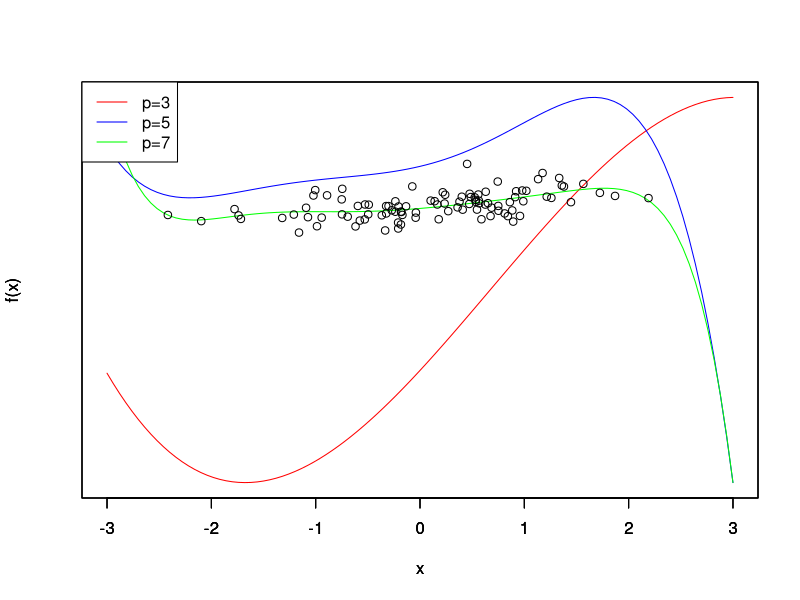
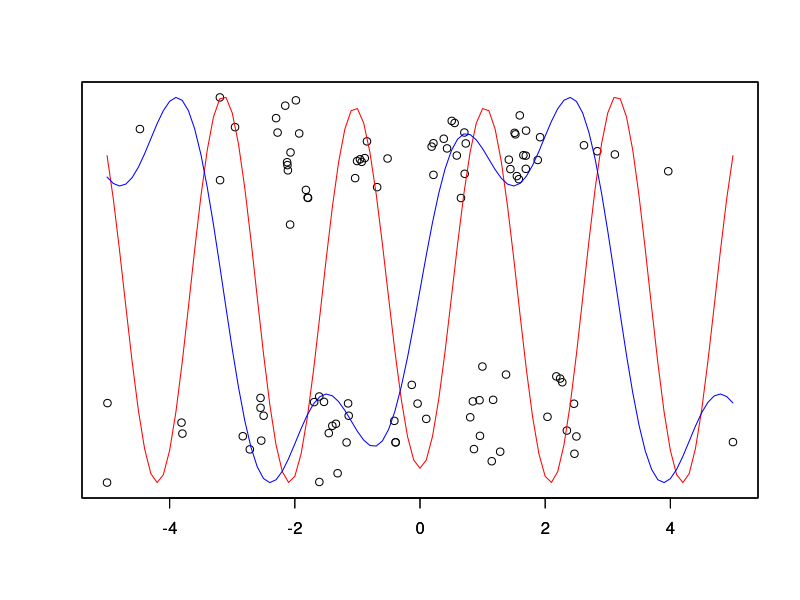
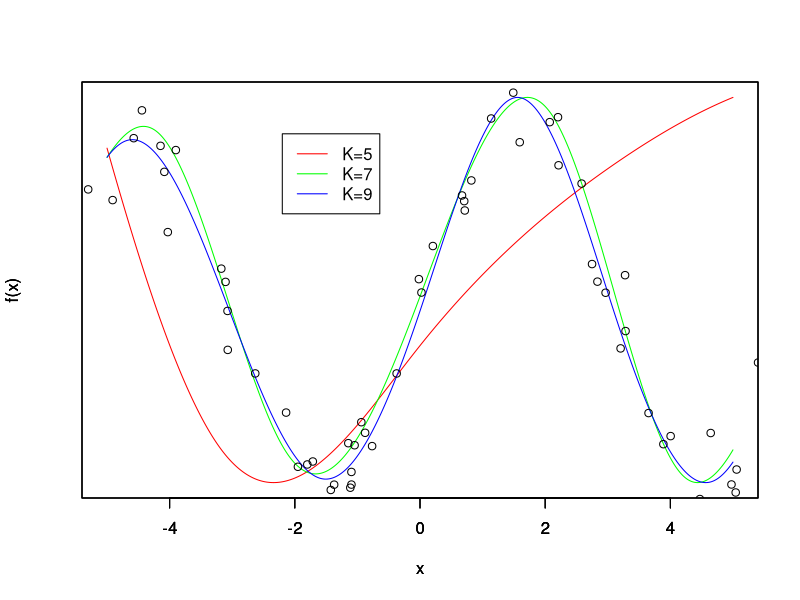
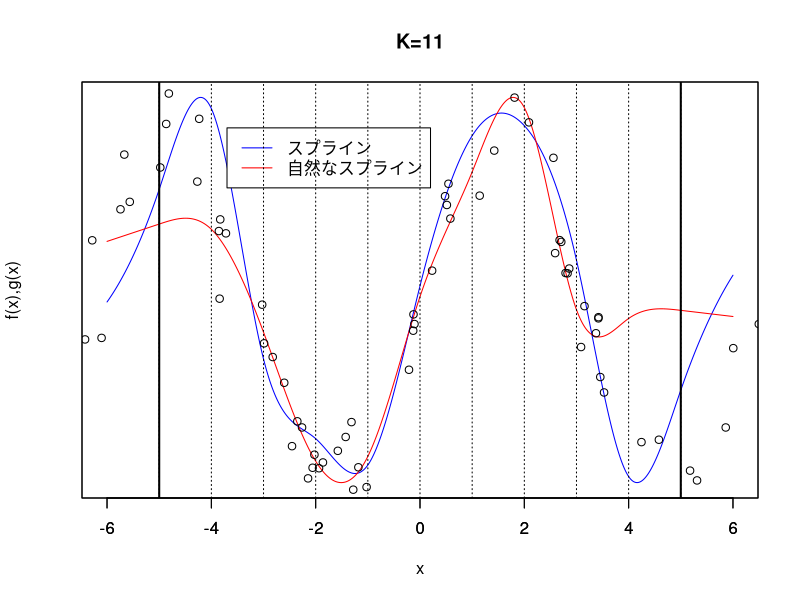
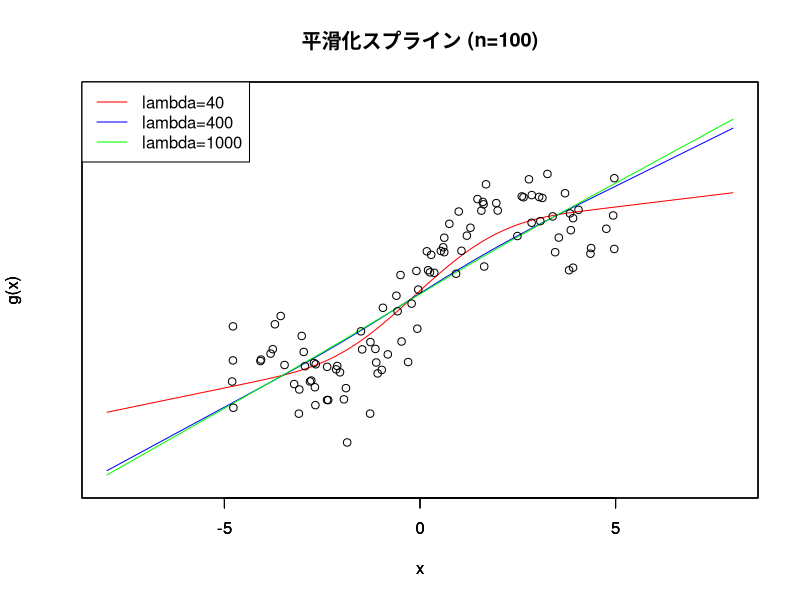
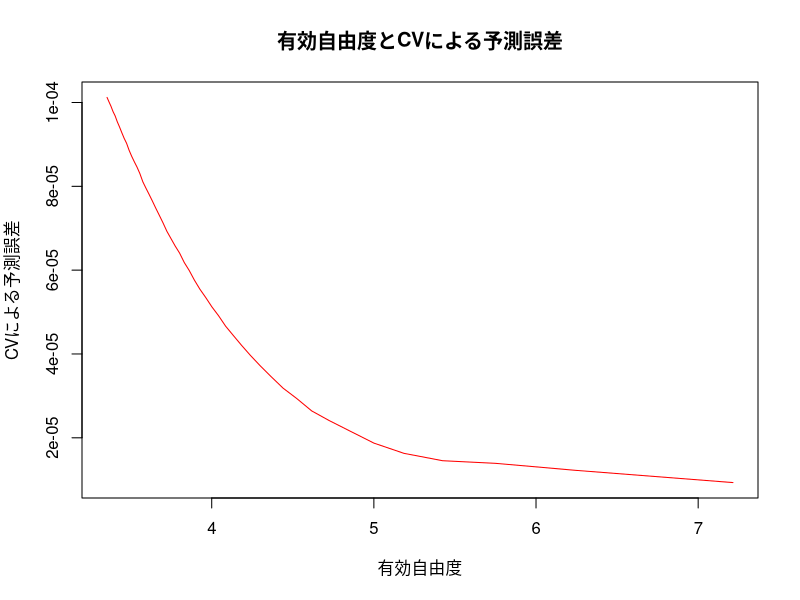
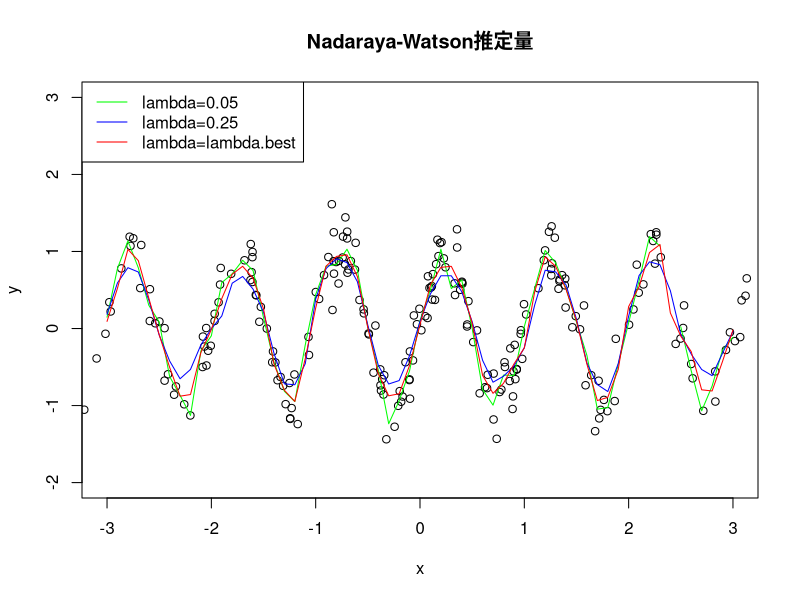
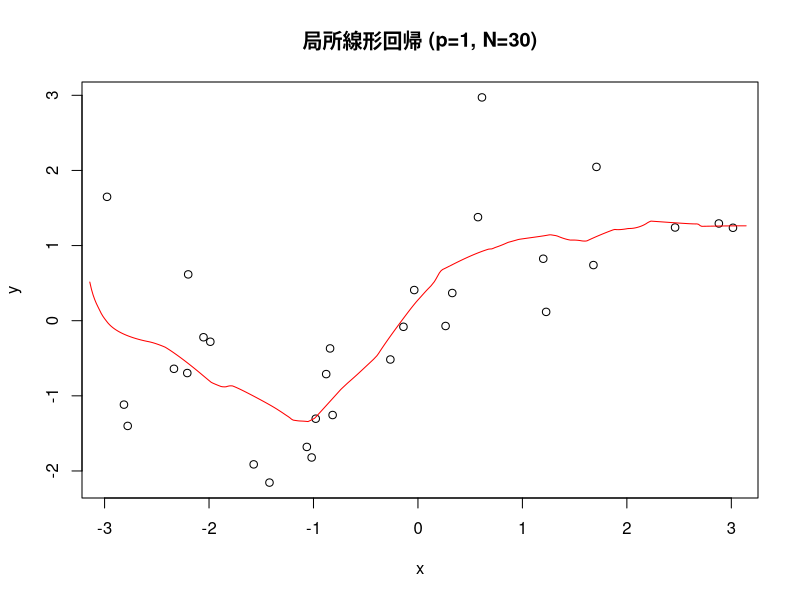

The R script that drew these images, in order:
# 第６章 非線形
## 6.1 多項式回帰¶

n=100; x=rnorm(n); y=sin(x)+rnorm(n)　　　　　　　　　　　## データ生成
m=3;p.set=c(3,5,7); col.set=c("red","blue","green")
g=function(beta,u){S=beta[1]; for(j in 1:p)S=S+beta[j+1]*u^j; return(S)}
for(i in 1:m){
  p=p.set[i]; X=rep(1,n);for(j in 1:p)X=cbind(X,x^j)
  beta=drop(solve(t(X)%*%X)%*%t(X)%*%y); f=function(u)g(beta,u)
  curve(f(x),-3,3, col=col.set[i],yaxt="n"); par(new=TRUE)
}
legend("topleft",lty=1,paste0("p=",p.set),col=col.set); points(x,y)

## 偶関数に近いデータの生成
n=100; x=rnorm(n)*pi; y=round(x)%%2*2-1+rnorm(n)*0.2
plot(x,y,xaxt="n",yaxt="n",ann=FALSE, main="偶関数の乱数をsin, cosで追従")

## 下記の関数fは，1, cos x, cos 2x, cos 3x を基底に選んでいる
X=cbind(1,cos(x),cos(2*x),cos(3*x)); beta=solve(t(X)%*%X)%*%t(X)%*%y
f=function(x)beta[1]+beta[2]*cos(x)+beta[3]*cos(2*x)+beta[4]*cos(3*x)
par(new=TRUE); 
curve(f(x),-5,5, col="red",yaxt="n",ann=FALSE)

## 下記の関数gは，1, sin x, sin 2x, sin 3x を基底に選んでいる
X=cbind(1,sin(x),sin(2*x),sin(3*x)); beta=solve(t(X)%*%X)%*%t(X)%*%y
g=function(x)beta[1]+beta[2]*sin(x)+beta[3]*sin(2*x)+beta[4]*sin(3*x)
par(new=TRUE); 
curve(g(x),-5,5,col="blue",yaxt="n",ann=FALSE)

## 6.2 スプライン回帰

n=100; x=rnorm(n)*2*pi; y=sin(x)+0.2*rnorm(n) ## 乱数によるデータの生成
col.set=c("red","green","blue"); K.set=c(5,7,9) ## 区切り点の属性
for(k in 1:3){
  K=K.set[k]; knots=seq(-2*pi,2*pi,length=K)
  X=matrix(nrow=n,ncol=K+4)
  for(i in 1:n){
    X[i,1]= 1; X[i,2]= x[i]; X[i,3]= x[i]^2; X[i,4]= x[i]^3
    for(j in 1:K)X[i,j+4]=max((x[i]-knots[j])^3,0)
  }
  beta=solve(t(X)%*%X)%*%t(X)%*%y ## betaの推定
  f=function(x){S=beta[1]+beta[2]*x+beta[3]*x^2+beta[4]*x^3;
    for(j in 1:K)S=S+beta[j+4]*max((x-knots[j])^3,0)
    return(S)
  }　　　　　　　　　　　　　　　　　　　　　## 関数fを得る
  u.seq=seq(-5,5,0.02); v.seq=NULL; for(u in u.seq)v.seq=c(v.seq,f(u))
  plot(u.seq,v.seq,type="l",col=col.set[k], yaxt="n", xlab="x", ylab="f(x)")
  par(new=TRUE)
}
legend(-2.2,1,paste0("K=",K.set), lty=1, col=col.set); 
points(x,y)

## 6.3 自然なスプライン関数への回帰

d=function(j,x,knots){
  K=length(knots);
  (max((x-knots[j])^3,0)-max((x-knots[K])^3,0))/(knots[K]-knots[j])
}
h=function(j,x,knots){
  K=length(knots);
  if(j==1) return(1) 
  else if(j==2)return(x) 
  else return(d(j-2,x,knots)-d(K-1,x,knots))
}
n=100; x=rnorm(n)*2*pi; y=sin(x)+0.2*rnorm(n); ## データ生成
K=11; knots=seq(-5,5,length=K); X=matrix(nrow=n,ncol=K+4)
for(i in 1:n){
  X[i,1]= 1; X[i,2]= x[i]; X[i,3]= x[i]^2; X[i,4]= x[i]^3
  for(j in 1:K)X[i,j+4]=max((x[i]-knots[j])^3,0)
}
beta=solve(t(X)%*%X)%*%t(X)%*%y
f=function(x){ ## スプラインの関数
  S=beta[1]+beta[2]*x+beta[3]*x^2+beta[4]*x^3;
  for(j in 1:K)S=S+beta[j+4]*max((x-knots[j])^3,0)
  return(S)
}
X=matrix(nrow=n,ncol=K); X[,1]=1; for(j in 2:K)for(i in 1:n)X[i,j]=h(j,x[i],knots)
gamma=solve(t(X)%*%X)%*%t(X)%*%y
g=function(x){　　　　　　　　　　　　　　　## 自然なスプラインの関数
  S=gamma[1]; for(j in 2:K)S=S+gamma[j]*h(j,x,knots); return(S)
}
u.seq=seq(-6,6,0.02); ## ここから下で関数をグラフとして描画
v.seq=NULL; for(u in u.seq)v.seq=c(v.seq,f(u))
plot(u.seq,v.seq,type="l",col="blue", yaxt="n", xlab="x",ylab="f(x),g(x)"); par(new=TRUE);
w.seq=NULL; for(u in u.seq)w.seq=c(w.seq,g(u))
plot(u.seq,w.seq,type="l",col="red", yaxt="n", xlab="",ylab=""); par(new=TRUE)
legend(-3.7,1.1,c("スプライン","自然なスプライン"), lty=1, col=c("blue","red"))
points(x,y); abline(v=knots,lty=3); abline(v=c(-5,5),lwd=2); title("K=11")

## 6.4 平滑化スプライン

G=function(x){ ## xの各値が昇順になっていることを仮定している
  n=length(x); g=matrix(0, nrow=n,ncol=n)
  for(i in 3:n)for(j in i:n){
    g[i,j]=12*(x[n]-x[n-1])*(x[n-1]-x[j-2])*(x[n-1]-x[i-2])/(x[n]-x[i-2])/(x[n]-x[j-2])+
      (12*x[n-1]+6*x[j-2]-18*x[i-2])*(x[n-1]-x[j-2])^2/(x[n]-x[i-2])/(x[n]-x[j-2])
    g[j,i]=g[i,j]
  }
  return(g)
}
n=100; x=runif(n,-5,5); y=x+sin(x)*2+rnorm(n) ## データ生成
index=order(x); x=x[index];y=y[index]
X=matrix(nrow=n,ncol=n); X[,1]=1
for(j in 2:n)for(i in 1:n)X[i,j]=h(j,x[i],x) ## 行列Xの生成
GG=G(x); ## 行列Gの生成
lambda.set=c(40,400,1000); col.set=c("red","blue","green")
for(i in 1:3){
  lambda=lambda.set[i]
  gamma=solve(t(X)%*%X+lambda*GG)%*%t(X)%*%y
  g=function(u){S=gamma[1]; for(j in 2:n)S=S+gamma[j]*h(j,u,x); return(S)}
  u.seq=seq(-8,8,0.02); v.seq=NULL; for(u in u.seq)v.seq=c(v.seq,g(u))
  plot(u.seq,v.seq,type="l",yaxt="n", xlab="x",ylab="g(x)",ylim=c(-8,8), col=col.set[i])
  par(new=TRUE)
}
points(x,y); legend("topleft", paste0("lambda=",lambda.set), col=col.set, lty=1)
title("平滑化スプライン (n=100)")

cv.ss.fast=function(X,y,lambda, G, k){
  n=length(y); m=n/k;
  H=X%*%solve(t(X)%*%X+lambda*G)%*%t(X); df=sum(diag(H))
  I=diag(rep(1,n)); e=(I-H)%*%y; I=diag(rep(1,m))
  S=0
  for(j in 1:k){
    test=((j-1)*m+1):(j*m);
    S=S+norm(solve(I-H[test,test])%*%e[test],"2")^2
  }
  return(list(score=S/n,df=df))
}
## データの生成
n=100; x=runif(n,-5,5); y=x-0.02*sin(x)-0*1*rnorm(n)
index=order(x); x=x[index];y=y[index]
X=matrix(nrow=n,ncol=n); X[,1]=1; for(j in 2:n)for(i in 1:n)X[i,j]=h(j,x[i], x)
GG=G(x)
## 各lambdaでの有効自由度と予測誤差の計算とプロット
u=seq(1,50); v=NULL; w=NULL
for(lambda in u){
  result=cv.ss.fast(X,y,lambda,GG,n); v=c(v,result$df); w=c(w,result$score)
}
plot(v,w,type="l",col="red",xlab="有効自由度",ylab="CVによる予測誤差")
title("有効自由度とCVによる予測誤差")

## 6.5 局所回帰

n=250; x=2*rnorm(n); y=sin(2*pi*x)+rnorm(n)/4 ## データ生成
D=function(t) max(0.75*(1-t^2),0) ## 関数定義 D
K=function(x,y,lambda) D(abs(x-y)/lambda) ## 関数定義 K
f=function(z,lambda){ ## 関数定義 f
  S=0; T=0;
  for(i in 1:n){S=S+K(x[i],z,lambda)*y[i]; T=T+K(x[i],z,lambda)}
  return(S/T)
}
plot(seq(-3,3,length=10),seq(-2,3,length=10),type="n",xlab="x", ylab="y"); points(x,y)
xx=seq(-3,3,0.1)
yy=NULL;for(zz in xx)yy=c(yy,f(zz,0.05)); lines(xx,yy,col="green")
yy=NULL;for(zz in xx)yy=c(yy,f(zz,0.25)); lines(xx,yy,col="blue")
## ここまでで，lambda=0.05, 0.25の曲線が図示される
m=n/10
lambda.seq=seq(0.05,1,0.01); SS.min=Inf
for(lambda in lambda.seq){
  SS=0
  for(k in 1:10){
    test=((k-1)*m+1):(k*m); train=setdiff(1:n,test)
      for(j in test){u=0; v=0;
        for(i in train){
          kk=K(x[i],x[j],lambda); u=u+kk*y[i]; v=v+kk
        }
        if(v==0){
          d.min=Inf;
          for(i in train){d=abs(x[j]-x[i]); if(d<d.min){d.min=d; index=i}};
          z=y[index]
        }
        else z=u/v
        SS=SS+(y[j]-z)^2
      }
  }
  if(SS<SS.min){SS.min=SS;lambda.best=lambda}
}
## ここまでで，最適なlambdaの値が計算される。
yy=NULL;for(zz in xx)yy=c(yy,f(zz,lambda.best)); lines(xx,yy,col="red")
title("Nadaraya-Watson推定量")
legend("topleft",legend=paste0("lambda=",c(0.05, 0.25, "lambda.best")),
      lwd=1,col=c("green","blue","red"))
local=function(x,y,z=x){
  X=cbind(rep(1,n),x); yy=NULL; beta.hat=array(dim=2)
  for(u in z){
    w=array(dim=n); for(i in 1:n)w[i]=K(x[i],u,lambda=1); W=diag(w)
    beta.hat= solve(t(X)%*%W%*%X)%*%t(X)%*%W%*%y; yy=c(yy,beta.hat[1]+beta.hat[2]*u)
  }
  return(yy)
}
n=30; x=runif(n)*2*pi-pi; 
y=sin(x)+rnorm(n); 
plot(x,y) ## データ生成
m=200; U=seq(-pi,pi,pi/m); V=local(x,y,U)
lines(U,V,col="red",type="l"); 
title("局所線形回帰 (p=1, N=30)")

## 6.6 一般化加法モデル

poly=function(x,y,z=x){
  n=length(x);m=length(z); X=cbind(rep(1,n),x,x^2,x^3); yy=array(dim=n);
  beta.hat=array(dim=4); beta.hat= solve(t(X)%*%X)%*%t(X)%*%y;
  X=cbind(rep(1,m),z,z^2,z^3); yy= X%*% beta.hat
  return(yy)
}
## localは，前節で定義された関数を用いる
n=30; x=runif(n)*2*pi-pi; y=sin(x)+rnorm(1); plot(x,y) ## データ生成
y.1=0; y.2=0; for(k in 1:10){y.1=poly(x,y-y.2); y.2= local(x,y-y.1)}
z=seq(-2,2,0.1); par(mfrow=c(1,2))
plot(z,poly(x,y.1,z),type="l", xlab="x", ylab="f(x)", main="多項式回帰（3次）", col="green")
plot(z,local(x,y.2,z),type="l", xlab="x", ylab="f(x)", main="局所線形回帰",col="green")